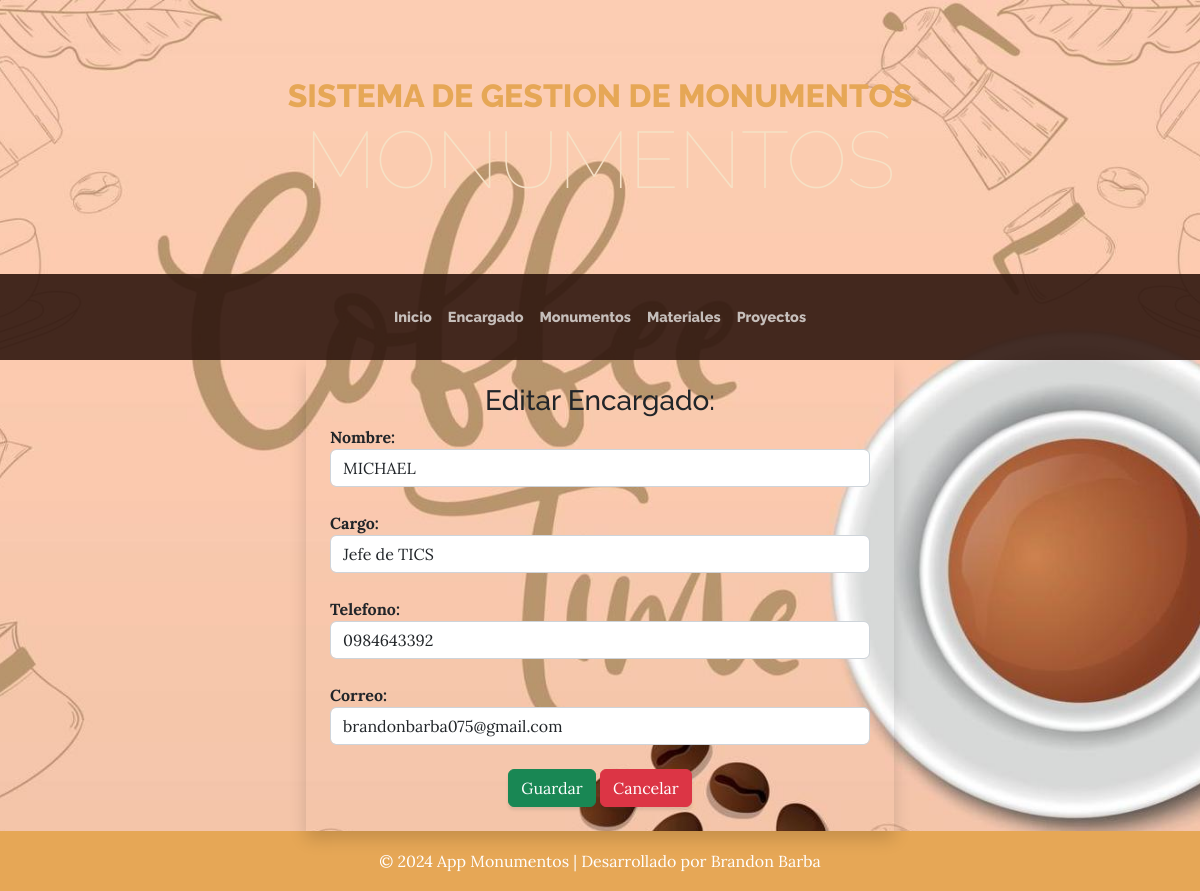
The page /editar_encargado/2/ on the database its author committed.
### aplicaciones/monumentos/models.py (models this page shows, shortened)
class Encargado(models.Model):
    nombre = models.CharField(max_length=100)
    cargo = models.CharField(max_length=100)
    telefono = models.CharField(max_length=20, blank=True, null=True)
    correo = models.EmailField(unique=True)

### aplicaciones/monumentos/views.py (the view, shortened to what this page needs)
# urls.py: path('editar_encargado/<int:id>/', views.editarencargado, name='editar_encargado'),
def editarencargado(request, id):
    encargado = get_object_or_404(Encargado, id=id)
    return render(request, 'actualizar_encargado.html', {'encargado': encargado})

### aplicaciones/monumentos/templates/actualizar_encargado.html (shortened to what this page needs)
{%extends 'plantilla.html'%}
{%block contenido%}
<div class="row">
    <div class="col-md-3"></div>
    <div class="col-md-6">
        <div class="form-container shadow p-4">
            <form action="{% url 'editar_encargado' encargado.id %}" id="frm_editar_estudiante" method="post">
                <h3 class="text-center">Editar Encargado:</h3>
                <label for=""><b>Nombre:</b></label>
                <input type="text" class="form-control" name="txt_nombre" id="txt_nombre" value="{{ encargado.nombre }}" readonly>
                <br>
                <label for=""><b>Cargo:</b></label>
                <input type="text" class="form-control" name="txt_cargo" id="txt_cargo" value="{{ encargado.cargo }}" readonly>
                <br>
                <label for=""><b>Telefono:</b></label>
                <input type="number" class="form-control" name="txt_telefono" id="txt_telefono" value="{{ encargado.telefono }}">
                <br>
                <label for=""><b>Correo:</b></label>
                <input type="email" class="form-control" name="txt_correo" id="txt_correo" value="{{ encargado.correo}}">
                <br>
                <center>
                    <button type="submit" class="btn btn-success">Guardar</button>
                    <a href="{% url 'listado_encargado' %}" class="btn btn-danger">Cancelar</a>
                </center>
            </form>
        </div>
    </div>
</div>
{%endblock%}

### rows shown on the page
Encargado: txt_nombre "MICHAEL", txt_cargo "Jefe de TICS", txt_telefono "0984643392", txt_correo "brandonbarba075@gmail.com"
